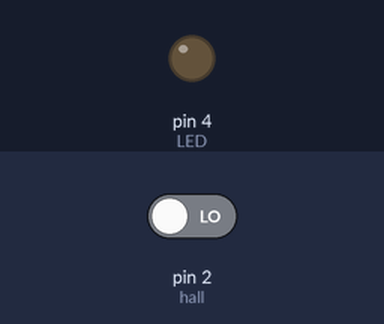
A sketch run on a simulated Arduino Uno, built with avr-gcc and run on an emulated ATmega328P. On the bench: output pins drawn as LEDs (lit = HIGH). Inputs (shaded band) come from the test bench; at power-on: pin 2 (hall) LOW.

Above: at 1.2 s.
1.3 s: pin 2 (hall) driven HIGH
At 2.2 s:
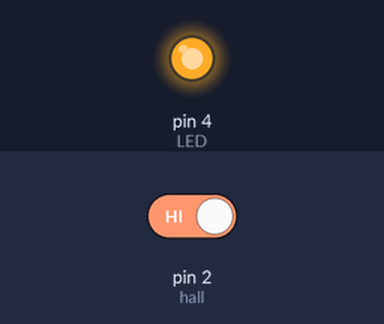
2.8 s: pin 2 (hall) driven LOW
At 3.3 s:
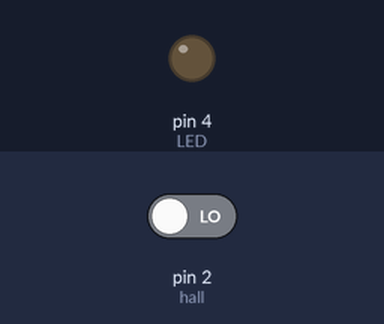
Timing chart, 0 to 5.8 s (numbered marks = the images above; inputs shaded):
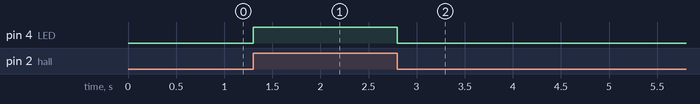

The sketch:

hall_effect_sensor_tester.ino
```cpp
int hall = 2;
int LED = 4;

void setup() {
  pinMode(hall,INPUT);
  pinMode(LED,OUTPUT);
  digitalWrite(LED,LOW);
}

void loop() {
  if (digitalRead(hall) == HIGH) {
    digitalWrite(LED,HIGH);
  }
  else {
    digitalWrite(LED,LOW);
  }
}
```

Measured:
- after the input at 1.3 s, pin 4 (LED): LOW → HIGH at once
- after the input at 2.8 s, pin 4 (LED): HIGH → LOW at once
